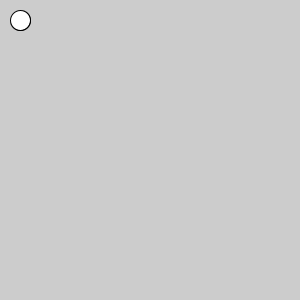
Frame 1 (no input)
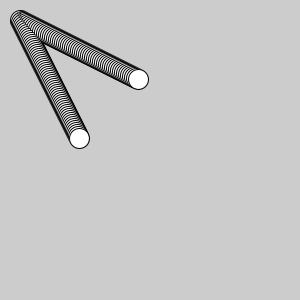
Frame 60 (the mouse pressed at the canvas centre just before this capture)
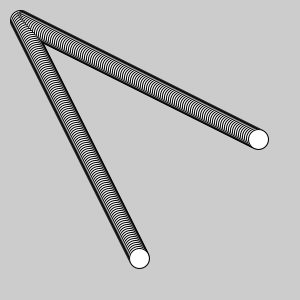
Frame 120 (the mouse held since frame 60 and released just before this capture)

The Processing sketch that drew these frames (run headless with seeded random() and noise(); from frame 60 on, the mouse is pressed at the canvas centre):

// Processing sketch: processing_106706
// ── processing_106706.pde

int x=20;
int y=20;

int dx=2;
int dy=1;

void setup() {  //setup function called initially, only once
 size(300,300); 
}

void draw() {  //draw function loops 
  ellipse(x,y,20,20);
  ellipse(y,x,20,20);
  
  x= dx + x;
  y= dy + y;
  
  if (y > 300) {
  dy= -dy;
 }
 if (x > 300) {
 dx=-dx;
 }
 if(x < 0){
 dx= -dx;
 }
 if (y < 0){
 dy= -dy;
 }
 }
